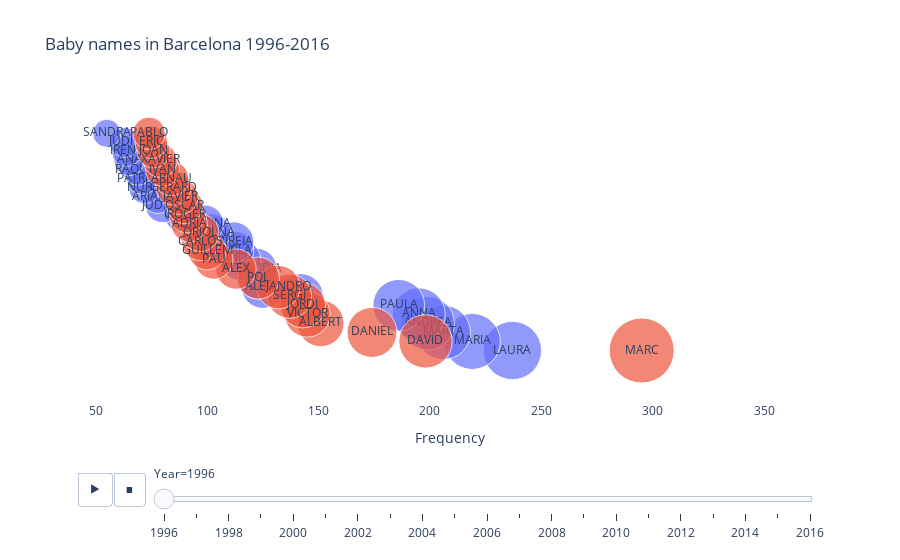

The notebook cell this image was saved under:
### Code cell
fig = px.scatter(df, x="Frequency", y="Order", 
          animation_frame="Year",
          animation_group = "Name",
                 text = "Name",
          size="Frequency", color="Gender", hover_name="Name",size_max=50, range_x = [43, 375],
                 
                 title= "Baby names in Barcelona 1996-2016"
                
                )

fig.update_layout(showlegend=False, plot_bgcolor="white")
fig.update_yaxes(visible=False, showticklabels=False)
fig.layout.updatemenus[0].buttons[0].args[1]["frame"]["duration"] = 1000


fig.show()

### Figure 1 — Plotly figure (JSON) as saved in the notebook; plotly's stock layout.template omitted (floating-point values rounded to 4 significant figures)
{"data": [{"hovertemplate": "<b>%{hovertext}</b><br><br>Gender=Female<br>Year=1996<br>Frequency=%{marker.size}<br>Order=%{y}<br>Name=%{text}<extra></extra>", "hovertext": ["LAURA", "MARIA", "MARTA", "ANDREA", "ANNA", "PAULA", "ALBA", "SARA", "LAIA", "CLAUDIA", "JULIA", "CARLA", "MIREIA", "MARINA", "CRISTINA", "CLARA", "JUDITH", "ARIADNA", "NURIA", "PATRICIA", "RAQUEL", "ANA", "IRENE", "JUDIT", "SANDRA"], "ids": ["LAURA", "MARIA", "MARTA", "ANDREA", "ANNA", "PAULA", "ALBA", "SARA", "LAIA", "CLAUDIA", "JULIA", "CARLA", "MIREIA", "MARINA", "CRISTINA", "CLARA", "JUDITH", "ARIADNA", "NURIA", "PATRICIA", "RAQUEL", "ANA", "IRENE", "JUDIT", "SANDRA"], "legendgroup": "Female", "marker": {"color": "#636efa", "size": [237, 219, 206, 199, 195, 186, 142, 125, 123, 122, 115, 112, 112, 102, 99, 89, 80, 78, 72, 71, 69, 65, 64, 63, 55], "sizemode": "area", "sizeref": 0.1392, "symbol": "circle"}, "mode": "markers+text", "name": "Female", "orientation": "v", "showlegend": true, "text": ["LAURA", "MARIA", "MARTA", "ANDREA", "ANNA", "PAULA", "ALBA", "SARA", "LAIA", "CLAUDIA", "JULIA", "CARLA", "MIREIA", "MARINA", "CRISTINA", "CLARA", "JUDITH", "ARIADNA", "NURIA", "PATRICIA", "RAQUEL", "ANA", "IRENE", "JUDIT", "SANDRA"], "type": "scatter", "x": [237, 219, 206, 199, 195, 186, 142, 125, 123, 122, 115, 112, 112, 102, 99, 89, 80, 78, 72, 71, 69, 65, 64, 63, 55], "xaxis": "x", "y": [4, 8, 12, 16, 20, 24, 28, 32, 36, 40, 44, 48, 52, 56, 60, 64, 68, 72, 76, 80, 84, 88, 92, 96, 100], "yaxis": "y"}, {"hovertemplate": "<b>%{hovertext}</b><br><br>Gender=Male<br>Year=1996<br>Frequency=%{marker.size}<br>Order=%{y}<br>Name=%{text}<extra></extra>", "hovertext": ["MARC", "DAVID", "DANIEL", "ALBERT", "VICTOR", "JORDI", "SERGI", "ALEJANDRO", "POL", "ALEX", "PAU", "GUILLEM", "CARLOS", "ORIOL", "ADRIA", "ROGER", "OSCAR", "JAVIER", "GERARD", "ARNAU", "IVAN", "XAVIER", "JOAN", "ERIC", "PABLO"], "ids": ["MARC", "DAVID", "DANIEL", "ALBERT", "VICTOR", "JORDI", "SERGI", "ALEJANDRO", "POL", "ALEX", "PAU", "GUILLEM", "CARLOS", "ORIOL", "ADRIA", "ROGER", "OSCAR", "JAVIER", "GERARD", "ARNAU", "IVAN", "XAVIER", "JOAN", "ERIC", "PABLO"], "legendgroup": "Male", "marker": {"color": "#EF553B", "size": [295, 198, 174, 151, 145, 143, 137, 132, 123, 113, 103, 100, 97, 97, 92, 91, 90, 88, 85, 84, 80, 79, 76, 75, 74], "sizemode": "area", "sizeref": 0.1392, "symbol": "circle"}, "mode": "markers+text", "name": "Male", "orientation": "v", "showlegend": true, "text": ["MARC", "DAVID", "DANIEL", "ALBERT", "VICTOR", "JORDI", "SERGI", "ALEJANDRO", "POL", "ALEX", "PAU", "GUILLEM", "CARLOS", "ORIOL", "ADRIA", "ROGER", "OSCAR", "JAVIER", "GERARD", "ARNAU", "IVAN", "XAVIER", "JOAN", "ERIC", "PABLO"], "type": "scatter", "x": [295, 198, 174, 151, 145, 143, 137, 132, 123, 113, 103, 100, 97, 97, 92, 91, 90, 88, 85, 84, 80, 79, 76, 75, 74], "xaxis": "x", "y": [4, 8, 12, 16, 20, 24, 28, 32, 36, 40, 44, 48, 52, 56, 60, 64, 68, 72, 76, 80, 84, 88, 92, 96, 100], "yaxis": "y"}], "layout": {"legend": {"itemsizing": "constant", "title": {"text": "Gender"}, "tracegroupgap": 0}, "plot_bgcolor": "white", "showlegend": false, "sliders": [{"active": 0, "currentvalue": {"prefix": "Year="}, "len": 0.9, "pad": {"b": 10, "t": 60}, "steps": [{"args": [["1996"], {"frame": {"duration": 0, "redraw": false}, "fromcurrent": true, "mode": "immediate", "transition": {"duration": 0, "easing": "linear"}}], "label": "1996", "method": "animate"}, {"args": [["1997"], {"frame": {"duration": 0, "redraw": false}, "fromcurrent": true, "mode": "immediate", "transition": {"duration": 0, "easing": "linear"}}], "label": "1997", "method": "animate"}, {"args": [["1998"], {"frame": {"duration": 0, "redraw": false}, "fromcurrent": true, "mode": "immediate", "transition": {"duration": 0, "easing": "linear"}}], "label": "1998", "method": "animate"}, {"args": [["1999"], {"frame": {"duration": 0, "redraw": false}, "fromcurrent": true, "mode": "immediate", "transition": {"duration": 0, "easing": "linear"}}], "label": "1999", "method": "animate"}, {"args": [["2000"], {"frame": {"duration": 0, "redraw": false}, "fromcurrent": true, "mode": "immediate", "transition": {"duration": 0, "easing": "linear"}}], "label": "2000", "method": "animate"}, {"args": [["2001"], {"frame": {"duration": 0, "redraw": false}, "fromcurrent": true, "mode": "immediate", "transition": {"duration": 0, "easing": "linear"}}], "label": "2001", "method": "animate"}, {"args": [["2002"], {"frame": {"duration": 0, "redraw": false}, "fromcurrent": true, "mode": "immediate", "transition": {"duration": 0, "easing": "linear"}}], "label": "2002", "method": "animate"}, {"args": [["2003"], {"frame": {"duration": 0, "redraw": false}, "fromcurrent": true, "mode": "immediate", "transition": {"duration": 0, "easing": "linear"}}], "label": "2003", "method": "animate"}, {"args": [["2004"], {"frame": {"duration": 0, "redraw": false}, "fromcurrent": true, "mode": "immediate", "transition": {"duration": 0, "easing": "linear"}}], "label": "2004", "method": "animate"}, {"args": [["2005"], {"frame": {"duration": 0, "redraw": false}, "fromcurrent": true, "mode": "immediate", "transition": {"duration": 0, "easing": "linear"}}], "label": "2005", "method": "animate"}, {"args": [["2006"], {"frame": {"duration": 0, "redraw": false}, "fromcurrent": true, "mode": "immediate", "transition": {"duration": 0, "easing": "linear"}}], "label": "2006", "method": "animate"}, {"args": [["2007"], {"frame": {"duration": 0, "redraw": false}, "fromcurrent": true, "mode": "immediate", "transition": {"duration": 0, "easing": "linear"}}], "label": "2007", "method": "animate"}, {"args": [["2008"], {"frame": {"duration": 0, "redraw": false}, "fromcurrent": true, "mode": "immediate", "transition": {"duration": 0, "easing": "linear"}}], "label": "2008", "method": "animate"}, {"args": [["2009"], {"frame": {"duration": 0, "redraw": false}, "fromcurrent": true, "mode": "immediate", "transition": {"duration": 0, "easing": "linear"}}], "label": "2009", "method": "animate"}, {"args": [["2010"], {"frame": {"duration": 0, "redraw": false}, "fromcurrent": true, "mode": "immediate", "transition": {"duration": 0, "easing": "linear"}}], "label": "2010", "method": "animate"}, {"args": [["2011"], {"frame": {"duration": 0, "redraw": false}, "fromcurrent": true, "mode": "immediate", "transition": {"duration": 0, "easing": "linear"}}], "label": "2011", "method": "animate"}, {"args": [["2012"], {"frame": {"duration": 0, "redraw": false}, "fromcurrent": true, "mode": "immediate", "transition": {"duration": 0, "easing": "linear"}}], "label": "2012", "method": "animate"}, {"args": [["2013"], {"frame": {"duration": 0, "redraw": false}, "fromcurrent": true, "mode": "immediate", "transition": {"duration": 0, "easing": "linear"}}], "label": "2013", "method": "animate"}, {"args": [["2014"], {"frame": {"duration": 0, "redraw": false}, "fromcurrent": true, "mode": "immediate", "transition": {"duration": 0, "easing": "linear"}}], "label": "2014", "method": "animate"}, {"args": [["2015"], {"frame": {"duration": 0, "redraw": false}, "fromcurrent": true, "mode": "immediate", "transition": {"duration": 0, "easing": "linear"}}], "label": "2015", "method": "animate"}, {"args": [["2016"], {"frame": {"duration": 0, "redraw": false}, "fromcurrent": true, "mode": "immediate", "transition": {"duration": 0, "easing": "linear"}}], "label": "2016", "method": "animate"}], "x": 0.1, "xanchor": "left", "y": 0, "yanchor": "top"}], "title": {"text": "Baby names in Barcelona 1996-2016"}, "updatemenus": [{"buttons": [{"args": [null, {"frame": {"duration": 1000, "redraw": false}, "fromcurrent": true, "mode": "immediate", "transition": {"duration": 500, "easing": "linear"}}], "label": "&#9654;", "method": "animate"}, {"args": [[null], {"frame": {"duration": 0, "redraw": false}, "fromcurrent": true, "mode": "immediate", "transition": {"duration": 0, "easing": "linear"}}], "label": "&#9724;", "method": "animate"}], "direction": "left", "pad": {"r": 10, "t": 70}, "showactive": false, "type": "buttons", "x": 0.1, "xanchor": "right", "y": 0, "yanchor": "top"}], "xaxis": {"anchor": "y", "domain": [0, 1], "range": [43, 375], "title": {"text": "Frequency"}}, "yaxis": {"anchor": "x", "domain": [0, 1], "showticklabels": false, "title": {"text": "Order"}, "visible": false}}}
